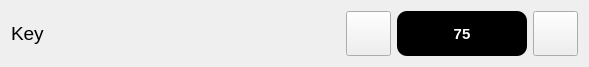
<?xml version="1.0" encoding="UTF-8"?>
<ui version="4.0">
 <class>WidgetUser</class>
 <widget class="QWidget" name="WidgetUser">
  <property name="geometry">
   <rect>
    <x>0</x>
    <y>0</y>
    <width>589</width>
    <height>67</height>
   </rect>
  </property>
  <property name="windowTitle">
   <string>Form</string>
  </property>
  <layout class="QHBoxLayout" name="horizontalLayout_3">
   <item>
    <layout class="QHBoxLayout" name="horizontalLayout_2">
     <item>
      <widget class="QLabel" name="nameKey">
       <property name="font">
        <font>
         <pointsize>14</pointsize>
        </font>
       </property>
       <property name="text">
        <string>Key</string>
       </property>
      </widget>
     </item>
     <item>
      <layout class="QHBoxLayout" name="horizontalLayout">
       <item>
        <widget class="ButtonBeR" name="btn_minus">
         <property name="enabled">
          <bool>true</bool>
         </property>
         <property name="minimumSize">
          <size>
           <width>45</width>
           <height>45</height>
          </size>
         </property>
         <property name="maximumSize">
          <size>
           <width>45</width>
           <height>45</height>
          </size>
         </property>
         <property name="font">
          <font>
           <pointsize>16</pointsize>
          </font>
         </property>
         <property name="autoFillBackground">
          <bool>true</bool>
         </property>
         <property name="text">
          <string/>
         </property>
         <property name="icon">
          <iconset resource="../../res/icons.qrc">
           <normaloff>:/icons/zoom_out.png</normaloff>:/icons/zoom_out.png</iconset>
         </property>
         <property name="iconSize">
          <size>
           <width>12</width>
           <height>12</height>
          </size>
         </property>
         <property name="autoRepeat">
          <bool>true</bool>
         </property>
         <property name="bgIcon">
          <iconset resource="../../res/icons.qrc">
           <normaloff>:/icons/bt-blank.png</normaloff>
           <normalon>:/icons/bt-blank_pressed.png</normalon>:/icons/bt-blank.png</iconset>
         </property>
         <property name="bgIconSize">
          <size>
           <width>45</width>
           <height>45</height>
          </size>
         </property>
        </widget>
       </item>
       <item>
        <widget class="QLabel" name="lbl_valuekey">
         <property name="minimumSize">
          <size>
           <width>130</width>
           <height>0</height>
          </size>
         </property>
         <property name="maximumSize">
          <size>
           <width>130</width>
           <height>16777215</height>
          </size>
         </property>
         <property name="font">
          <font>
           <pointsize>11</pointsize>
           <weight>75</weight>
           <bold>true</bold>
          </font>
         </property>
         <property name="styleSheet">
          <string notr="true">background-color: rgb(0, 0, 0);
color: rgb(253, 250, 250);
border-radius: 10px;</string>
         </property>
         <property name="text">
          <string>75</string>
         </property>
         <property name="alignment">
          <set>Qt::AlignCenter</set>
         </property>
        </widget>
       </item>
       <item>
        <widget class="ButtonBeR" name="btn_plus">
         <property name="enabled">
          <bool>true</bool>
         </property>
         <property name="minimumSize">
          <size>
           <width>45</width>
           <height>45</height>
          </size>
         </property>
         <property name="maximumSize">
          <size>
           <width>45</width>
           <height>45</height>
          </size>
         </property>
         <property name="font">
          <font>
           <pointsize>16</pointsize>
          </font>
         </property>
         <property name="autoFillBackground">
          <bool>true</bool>
         </property>
         <property name="text">
          <string/>
         </property>
         <property name="icon">
          <iconset resource="../../res/icons.qrc">
           <normaloff>:/icons/zoom_in.png</normaloff>:/icons/zoom_in.png</iconset>
         </property>
         <property name="iconSize">
          <size>
           <width>12</width>
           <height>12</height>
          </size>
         </property>
         <property name="autoRepeat">
          <bool>true</bool>
         </property>
         <property name="bgIcon">
          <iconset resource="../../res/icons.qrc">
           <normaloff>:/icons/bt-blank.png</normaloff>
           <normalon>:/icons/bt-blank_pressed.png</normalon>:/icons/bt-blank.png</iconset>
         </property>
         <property name="bgIconSize">
          <size>
           <width>45</width>
           <height>45</height>
          </size>
         </property>
        </widget>
       </item>
      </layout>
     </item>
    </layout>
   </item>
  </layout>
 </widget>
 <customwidgets>
  <customwidget>
   <class>ButtonBeR</class>
   <extends>QPushButton</extends>
   <header>buttonber.h</header>
  </customwidget>
 </customwidgets>
 <resources>
  <include location="../../res/icons.qrc"/>
 </resources>
 <connections/>
</ui>
